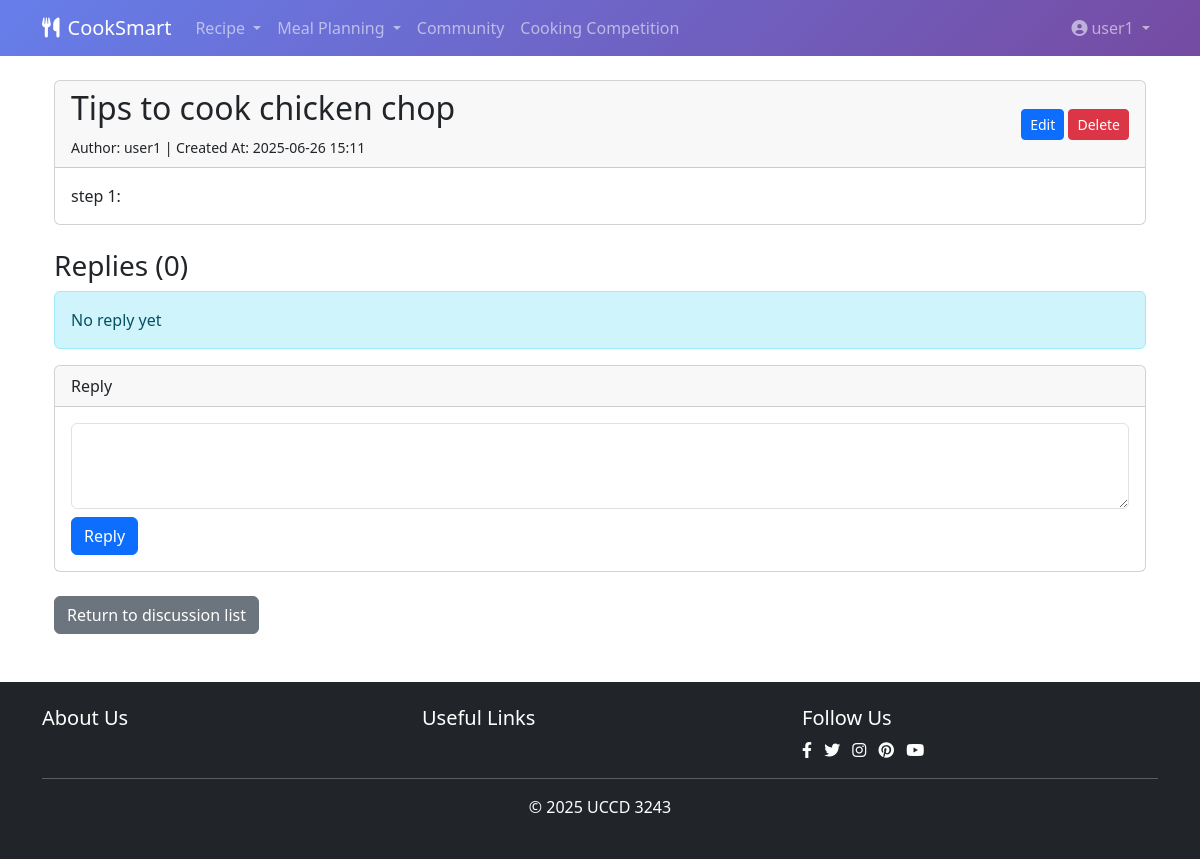
Page /views/discussions/post_detail.php?id=22 (signed in) on the committed database.
### tables this page shows
CREATE TABLE `discussion_posts` (
  `post_id` int(11) NOT NULL,
  `user_id` int(11) NOT NULL,
  `title` varchar(200) NOT NULL,
  `content` text NOT NULL,
  `created_at` timestamp NOT NULL DEFAULT current_timestamp(),
  `updated_at` timestamp NOT NULL DEFAULT current_timestamp() ON UPDATE current_timestamp()
);

CREATE TABLE `users` (
  `user_id` int(11) NOT NULL,
  `username` varchar(50) NOT NULL,
  `email` varchar(100) NOT NULL,
  `password` varchar(255) NOT NULL,
  `registration_date` datetime NOT NULL,
  `last_login` datetime NOT NULL,
  `is_active` tinyint(1) NOT NULL DEFAULT 1,
  `profile_picture` varchar(255) DEFAULT NULL,
  `created_at` timestamp NOT NULL DEFAULT current_timestamp(),
  `updated_at` timestamp NOT NULL DEFAULT current_timestamp() ON UPDATE current_timestamp()
);

### controllers/DiscussionController.php (called while the page is built, shortened)
<?php
require_once(__DIR__ . "../../config.php");
require_once(__DIR__ . "../../models/Discussion.php");
class DiscussionController
{
    private $discussion;
    public function __construct($con)
    {
        $this->discussion = new Discussion($con);
    }
    public function showAllReplies($postId)
    {
        $repliesData = $this->discussion->getAllReply($postId);
        return $repliesData;
    }
    public function showPost($postId)
    {
        $postData = $this->discussion->getPostDetail($postId);
        return $postData;
    }
}
?>

### models/Discussion.php (called while the page is built, shortened)
<?php
class Discussion
{
    private $con;
    public function __construct($con)
    {
        $this->con = $con;
    }
    public function getPostDetail($postId)
    {
        $postId = (int) $postId;
        $query = "SELECT p.*, u.username
                  FROM discussion_posts p
                  JOIN users u ON p.user_id = u.user_id
                  WHERE p.post_id = $postId";
        $result = mysqli_query($this->con, $query);
        return mysqli_fetch_assoc($result);
    }
    public function getAllReply($postId)
    {
        $query = "SELECT r.*, u.username
                      FROM post_replies r
                      JOIN users u ON r.user_id = u.user_id
                      WHERE r.post_id = $postId
                      ORDER BY r.created_at DESC";
        $result = mysqli_query($this->con, $query);
        return mysqli_fetch_all($result, MYSQLI_ASSOC);
    }
}
?>

### views/discussions/post_detail.php (the view, shortened to what this page needs)
<?php
$userId = $_SESSION['user_id'] ?? null;
$postId = isset($_GET['id']) ? (int) $_GET['id'] : 0;
require_once(__DIR__ . "/../../controllers/DiscussionController.php");
global $con;
$controller = new DiscussionController($con);
$postData = $controller->showPost($postId);
$replies = $controller->showAllReplies($postId);
require_once(__DIR__ . "/../../views/navi/header.php");
?>
<div class="container mt-4">
    <div class="card mb-4">
        <div class="card-header d-flex justify-content-between align-items-center">
            <div>
                <h2><?= htmlspecialchars($postData['title']) ?></h2>
                <small>
                    Author: <?= htmlspecialchars($postData['username']) ?> |
                    Created At: <?= date('Y-m-d H:i', strtotime($postData['created_at'])) ?>
                </small>
            </div>
            <?php if ($userId && $userId == $postData['user_id']): ?>
                <div>
                    <a href="edit_post.php?id=<?= $postData['post_id'] ?>" class="btn btn-sm btn-primary">Edit</a>
                    <form method="post" action="post_detail.php?id=<?= $postId ?>" class="d-inline"
                        onsubmit="return confirm('Are you sure you want to delete this post?');">
                        <button type="submit" class="btn btn-sm btn-danger">Delete</button>
                    </form>
                </div>
            <?php endif; ?>
        </div>
        <div class="card-body">
            <div class="post-content">
                <?= nl2br(htmlspecialchars($postData['content'])) ?>
            </div>
        </div>
    </div>
    <h3>Replies (<?= count($replies) ?>)</h3>
    <?php if (empty($replies)): ?>
        <div class="alert alert-info">No reply yet</div>
    <?php endif; ?>
    <?php if ($userId): ?>
        <div class="card mb-4">
            <div class="card-header">Reply</div>
            <div class="card-body">
                <form method="post" action="post_detail.php?id=<?= $postId ?>">
                    <div class="form-group">
                        <textarea name="content" class="form-control" rows="3" required></textarea>
                    </div>
                    <button type="submit" class="btn btn-primary mt-2">Reply</button>
                </form>
            </div>
        </div>
    <?php else: ?>
        <div class="alert alert-info">Please<a href="../auth/login.php">Login</a>to join discussion</div>
    <?php endif; ?>
    <div class="mt-3 mb-5">
        <a href="all_posts.php" class="btn btn-secondary">Return to discussion list</a>
    </div>
</div>
<?php require_once(__DIR__ . "/../../views/navi/footer.php"); ?>

### rows in the picture
discussion_posts: title "Tips to cook chicken chop", user.username "user1", created_at "2025-06-26 15:11", content "step 1:"

### other values in the picture
$_SESSION['username'] "user1"
count($replies) "0"
